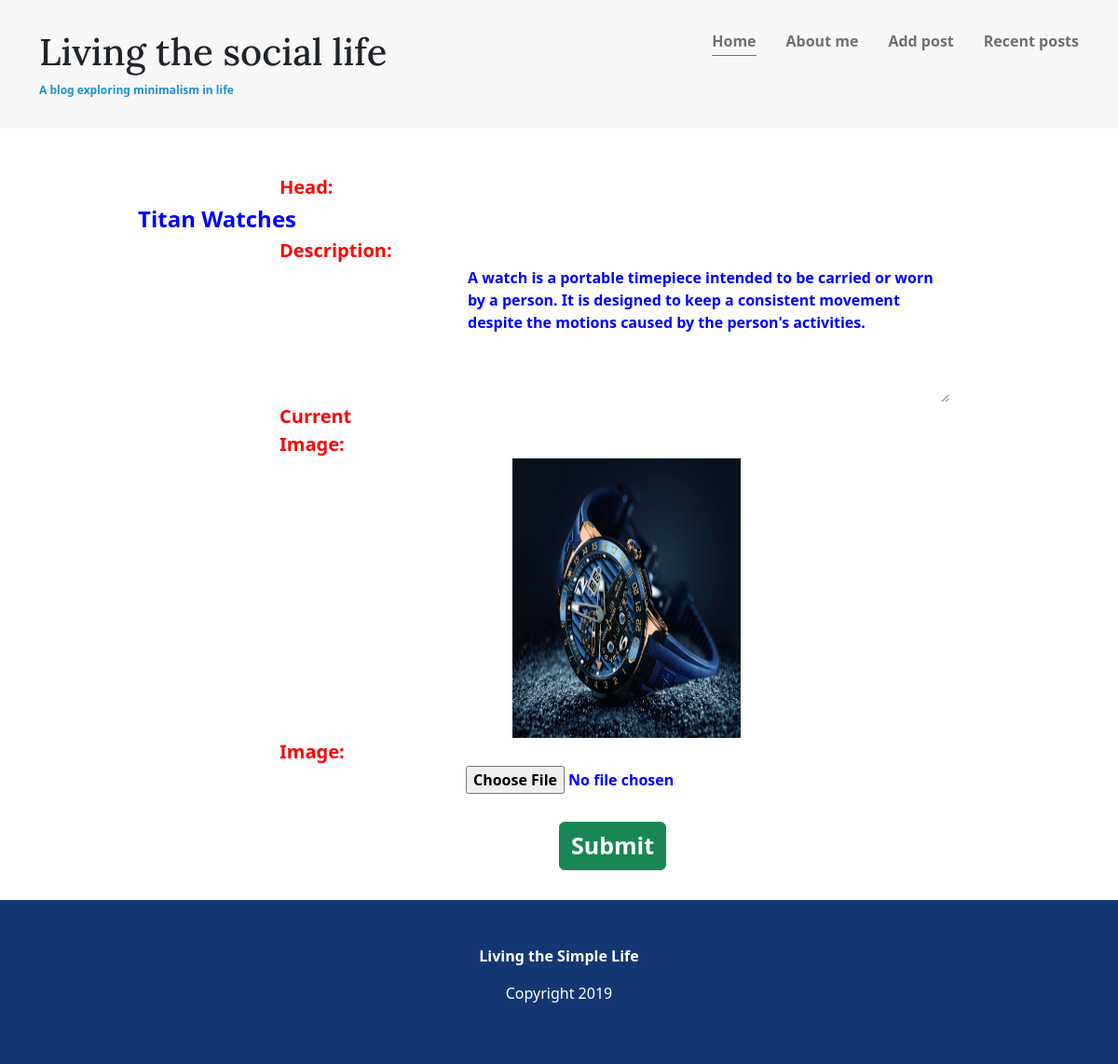
Page /edit/21/ on the committed database.
### home/models.py (models this page shows)
class Article(models.Model):
    head=models.CharField(max_length=100)
    para=models.CharField(max_length=300)
    image=models.ImageField(upload_to='article_images/')
    date=models.DateField()

### home/views.py (the view)
# urls.py: path('edit/<int:id>/',views.edit,name='edit'),
def edit(request, id):
    if request.method == "POST":
        head = request.POST.get('head')
        para = request.POST.get('para')
        image = request.FILES.get('image')
        edit_article = Article.objects.get(id=id)
        edit_article.head = head
        edit_article.para = para
        if image:
            edit_article.image = image
        edit_article.save()
        messages.success(request, "Details Updated Successfully")
        return render(request, 'edit.html', {'blog': edit_article})
    else:
        data = {
            "blog": Article.objects.get(id=id)
        }
        return render(request, 'edit.html', data)

### templates/edit.html (shortened to what this page needs)
{% extends "base.html" %}
{% load static %}
{% block content %}
<form method="post" action="{% url 'edit' id=blog.id %}" enctype="multipart/form-data" class="edits">
<article class="article-recent">
    <div class="article-recent-main">
        <label for="" id="labels"> Head: </label>
        <input type="text" class="article-title" value="{{blog.head}}" id="head1" name="head" > <br>
        <label for="" id="labels"> Description: </label> <br>
        <textarea name="para" rows="6" cols="50" class="article-body" id="area" >{{ blog.para }}</textarea>
    <div class="article-recent-secondary">
        {% if blog.image %}
    <label for="" id="labels"> Current Image: </label><img id="currentimage" src="{{ blog.image.url }}" alt="Current Image" width="400px" height="300px">
    {% endif %}
    <label for="" id="labels"> Image: </label> <input type="file" name="image" id="files">
    </div>
    <input type="submit" value="Submit" id="submits" class="btn btn-success">
    </div>
</article>
</form>
{% endblock %}

### static/css/styles1.css (style rules this page uses)
body { margin: 0; font-family: 'Ubuntu', sans-serif; font-size: 1.125rem; font-weight: 300; }
img { max-width: 100%; display: block; }
.article-title { font-size: 1.5rem; }
.article-recent { display: flex; flex-direction: column; margin-bottom: 2em; }
.article-recent-main { order: 2; }
.article-recent-secondary { order: 1; }
@media (min-width: 675px) { .article-recent { flex-direction: row; justify-content: space-between; } }
@media (min-width: 675px) { .article-recent-main { width: 68%; } }
@media (min-width: 675px) { .article-recent-secondary { width: 30%; } }
#labels { font-size: 20px; color: red; margin-left: 300px; font-weight: bold; }
#area { margin-left: 500px; color: blue; font-weight: bold; border: none; }
#currentimage { margin-left: 550px; }
#head1 { margin-left: 146px; color: blue; font-weight: bold; border: none; }
#files { margin-left: 500px; color: blue; font-weight: bold; }
#submits { margin-left: 600px; margin-top: 30px; font-weight: bold; font-size: 25px; }

### rows in the picture
Article: head "Titan Watches", para "A watch is a portable timepiece intended to be carried or worn by a person. It is designed to keep a consistent movement despite the motions caused by the person's activities.", image (picture)
